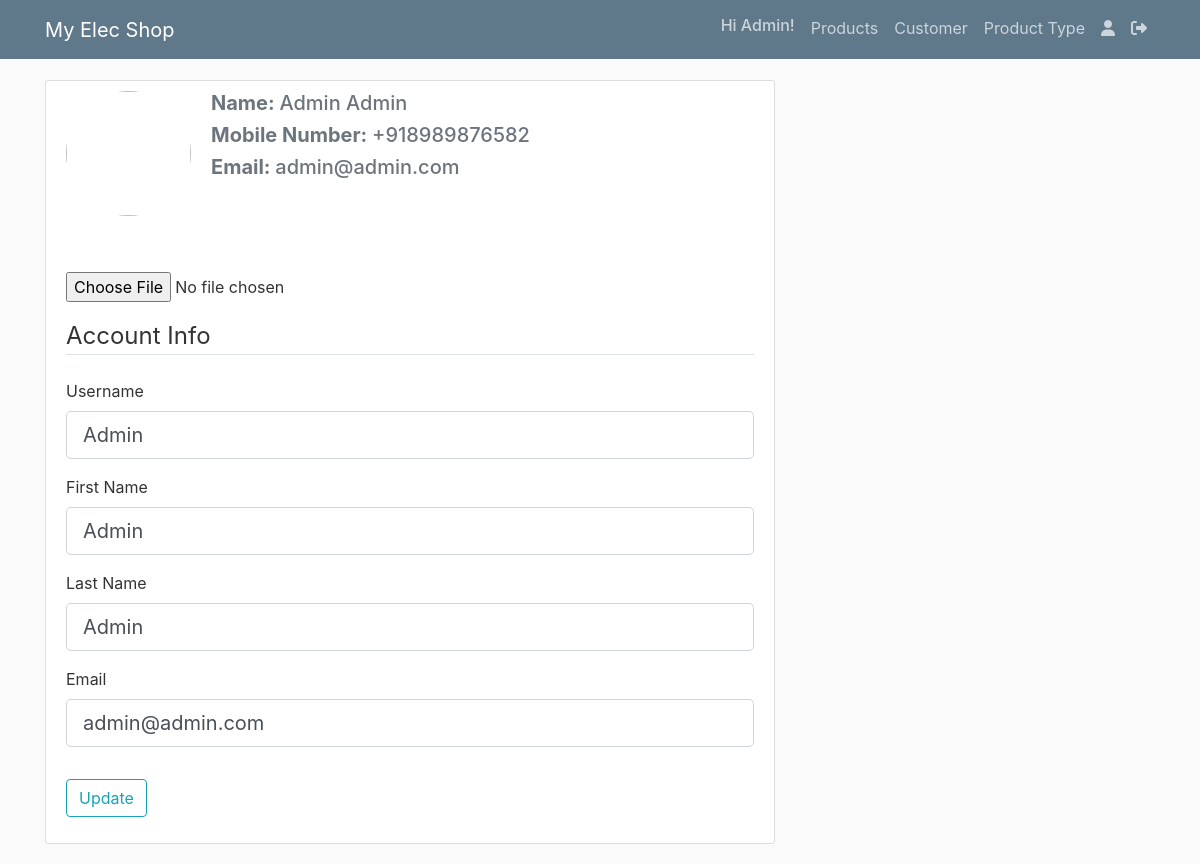
Page /account (signed in) on the committed database.
### elecshop/models.py (models this page shows, shortened)
class User(db.Model, UserMixin):
    id = db.Column(db.Integer, primary_key=True)
    user_name = db.Column(db.String(20), unique=True, nullable=False)
    first_name = db.Column(db.String(20), nullable=False)
    last_name = db.Column(db.String(20))
    contact_num = db.Column(db.String(13), unique=True, nullable=False)
    email = db.Column(db.String(120), unique=True, nullable=False)
    image_file = db.Column(db.String(20), nullable=False, default="default.jpg")
    password = db.Column(db.String(20), nullable=False)

### elecshop/users/routes.py (the view)
@users.route("/account", methods=["GET", "POST"])
@login_required
def account():
    form = UpdateAccountForm()
    if form.validate_on_submit():
        if form.picture.data:
            picture_file = save_picture(form.picture.data)
            current_user.image_file = picture_file
        current_user.user_name = form.username.data
        current_user.first_name = form.firstname.data
        current_user.last_name = form.lastname.data
        current_user.email = form.email.data
        db.session.commit()
        flash(f"Account Updated Successfully", "success")
        return redirect(url_for("users.account"))
    elif request.method == "GET":
        form.username.data = current_user.user_name
        form.firstname.data = current_user.first_name
        form.lastname.data = current_user.last_name
        form.email.data = current_user.email
    image_file = url_for("static", filename="profile_pics/" + current_user.image_file)
    return render_template(
        "account.html", title="Account", image_file=image_file, form=form
    )

### elecshop/users/forms.py (shortened to what this page needs)
class UpdateAccountForm(FlaskForm):
    username = StringField(
        "Username", validators=[DataRequired(), Length(min=2, max=20)]
    )
    firstname = StringField(
        "First Name", validators=[DataRequired(), Length(min=2, max=20)]
    )
    lastname = StringField(
        "Last Name", validators=[DataRequired(), Length(min=2, max=20)]
    )
    email = StringField("Email", validators=[DataRequired(), Email()])
    picture = FileField("", validators=[FileAllowed(["jpg", "png"])])
    submit = SubmitField("Update")

### elecshop/models.py (called while the page is built)
@login_manager.user_loader
def load_user(user_id):
    return User.query.get(int(user_id))

### elecshop/templates/account.html (shortened to what this page needs)
{% extends "nav.html" %}
{% block content %}
    <div class="content-section">
      <div class="media">
        <img class="rounded-circle account-img" src="{{ image_file }}">
        <div class="media-body">
          <h5 class="text-secondary"><strong>Name:  </strong> {{ current_user.first_name + '  ' +current_user.last_name }}</h5>
          <h5 class="text-secondary"><strong>Mobile Number:  </strong>{{ current_user.contact_num }}</h5>
          <h5 class="text-secondary"><strong>Email:  </strong> {{ current_user.email }}</h5>
        </div>
      </div>
        <form method="POST" action="" enctype="multipart/form-data">
            <div class="form-group mt-3">
                    {{ form.picture(class="form-control-file") }}
            </div>
            <fieldset class="form-group">
                <legend class="border-bottom mb-4">Account Info</legend>
                <div class="form-group">
                    {{ form.username.label(class="form-control-label") }}
                    {% if form.username.errors %}
                        {{ form.username(class="form-control form-control-lg is-invalid") }}
                        <div class="invalid-feedback">
                            {% for error in form.username.errors %}
                                <span>{{ error }}</span>
                            {% endfor %}
                        </div>
                    {% else %}
                        {{ form.username(class="form-control form-control-lg") }}
                    {% endif %}
                </div>
                <div class="form-group">
                    {{ form.firstname.label(class="form-control-label") }}
                    {% if form.firstname.errors %}
                        {{ form.firstname(class="form-control form-control-lg is-invalid") }}
                        <div class="invalid-feedback">
                            {% for error in form.firstname.errors %}
                                <span>{{ error }}</span>
                            {% endfor %}
                        </div>
                    {% else %}
                        {{ form.firstname(class="form-control form-control-lg") }}
                    {% endif %}
                </div>
                <div class="form-group">
                    {{ form.lastname.label(class="form-control-label") }}
                    {% if form.lastname.errors %}
                        {{ form.lastname(class="form-control form-control-lg is-invalid") }}
                        <div class="invalid-feedback">
                            {% for error in form.lastname.errors %}
                                <span>{{ error }}</span>
                            {% endfor %}
                        </div>
                    {% else %}
                        {{ form.lastname(class="form-control form-control-lg") }}
                    {% endif %}
                </div>
                <div class="form-group">
                    {{ form.email.label(class="form-control-label") }}
                    {% if form.email.errors %}
                        {{ form.email(class="form-control form-control-lg is-invalid") }}
                        <div class="invalid-feedback">
                            {% for error in form.email.errors %}
                                <span>{{ error }}</span>
                            {% endfor %}
                        </div>
                    {% else %}
                        {{ form.email(class="form-control form-control-lg") }}
                    {% endif %}
                </div>
            </fieldset>
            <div class="form-group">
                {{ form.submit(class="btn btn-outline-info ") }}
            </div>
        </form>
    </div>
{% endblock content %}

### elecshop/templates/nav.html (shortened to what this page needs)
<!DOCTYPE html>
<html>
<head>
    <link rel="stylesheet" href="https://cdn.jsdelivr.net/npm/bootstrap@4.0.0/dist/css/bootstrap.min.css">
    <link rel="stylesheet" type="text/css" href="{{ url_for('static', filename='main.css') }}">
</head>
<body>
    <body>
    <header class="site-header">
      <nav class="navbar navbar-expand-md navbar-dark bg-steel fixed-top">
        <div class="container">
          <a class="navbar-brand mr-4" href="/">My Elec Shop</a>
          <div class="collapse navbar-collapse" id="navbarToggle">
            <div class="navbar-nav">
              {% if current_user.is_authenticated %}
                <h6 class="nav-item nav-link">Hi {{ current_user.first_name }}!</h6>
                {% if current_user.user_name == 'Admin' %}
                  <a class="nav-item nav-link" href="{{ url_for('admin.products') }}">Products</a>
                  <a class="nav-item nav-link" href="{{ url_for('admin.customers') }}">Customer</a>
                  <a class="nav-item nav-link" href="{{ url_for('admin.product_type') }}">Product Type</a>
                {% endif %}
                <a class="nav-item nav-link" href="{{ url_for('users.account') }}"><i class="fa fa-user" data-toggle="tooltip" data-placement="top" title="My Account"></i></a>
                <a class="nav-item nav-link" href="{{ url_for('users.logout') }}" ><i class="fa fa-sign-out" data-toggle="tooltip" data-placement="top" title="Sign Out"></i></a>
              {% else %}
                <a class="nav-item nav-link" href="{{ url_for('users.login') }}">Login</a>
                <a class="nav-item nav-link" href="{{ url_for('users.register') }}">Register</a>
              {% endif %}
            </div>
          </div>
        </div>
      </nav>
    </header>
    <main role="main" class="container">
      <div class="row">
        <div class="col-md-8">
          {% block content %}{% endblock %}
        </div>
    </main>
</body>
</html>

### elecshop/static/main.css (style rules this page uses)
body { background: #fafafa; color: #333333; margin-top: 5rem; }
h1, h2, h3, h4, h5, h6 { color: #444444; }
.bg-steel { background-color: #5f788a; }
.site-header .navbar-nav .nav-link { color: #cbd5db; }
.content-section { background: #ffffff; padding: 10px 20px; border: 1px solid #dddddd; border-radius: 3px; margin-bottom: 20px; }
.account-img { height: 125px; width: 125px; margin-right: 20px; margin-bottom: 16px; }

### rows in the picture
User: first_name "Admin", first_name+last_name "Admin Admin", contact_num "+918989876582", email "admin@admin.com"
